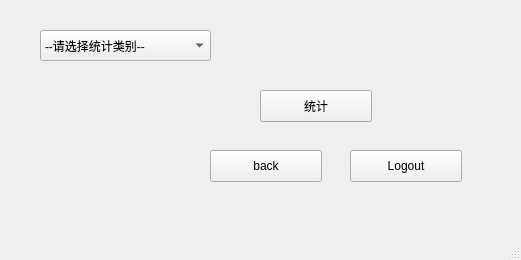
<?xml version="1.0" encoding="UTF-8"?>
<ui version="4.0">
 <class>MainWindow</class>
 <widget class="QMainWindow" name="MainWindow">
  <property name="geometry">
   <rect>
    <x>0</x>
    <y>0</y>
    <width>521</width>
    <height>260</height>
   </rect>
  </property>
  <property name="windowTitle">
   <string>MainWindow</string>
  </property>
  <widget class="QWidget" name="centralwidget">
   <widget class="QComboBox" name="comboBox">
    <property name="geometry">
     <rect>
      <x>40</x>
      <y>30</y>
      <width>171</width>
      <height>31</height>
     </rect>
    </property>
    <property name="focusPolicy">
     <enum>Qt::StrongFocus</enum>
    </property>
    <item>
     <property name="text">
      <string>--请选择统计类别--</string>
     </property>
    </item>
    <item>
     <property name="text">
      <string>按人员统计</string>
     </property>
    </item>
    <item>
     <property name="text">
      <string>按部门统计</string>
     </property>
    </item>
    <item>
     <property name="text">
      <string>按杂志名称统计</string>
     </property>
    </item>
    <item>
     <property name="text">
      <string>按杂志类别统计</string>
     </property>
    </item>
   </widget>
   <widget class="QPushButton" name="pushButton_logout">
    <property name="geometry">
     <rect>
      <x>350</x>
      <y>150</y>
      <width>112</width>
      <height>32</height>
     </rect>
    </property>
    <property name="focusPolicy">
     <enum>Qt::StrongFocus</enum>
    </property>
    <property name="text">
     <string>Logout</string>
    </property>
    <property name="icon">
     <iconset>
      <disabledoff>:/icon/log-out.png</disabledoff>
     </iconset>
    </property>
   </widget>
   <widget class="QPushButton" name="pushButton_statistic">
    <property name="geometry">
     <rect>
      <x>260</x>
      <y>90</y>
      <width>112</width>
      <height>32</height>
     </rect>
    </property>
    <property name="focusPolicy">
     <enum>Qt::WheelFocus</enum>
    </property>
    <property name="text">
     <string>统计</string>
    </property>
    <property name="icon">
     <iconset>
      <normalon>:/icon/tongji-2.png</normalon>
     </iconset>
    </property>
    <property name="shortcut">
     <string>Return</string>
    </property>
   </widget>
   <widget class="QPushButton" name="pushButton_back">
    <property name="geometry">
     <rect>
      <x>210</x>
      <y>150</y>
      <width>112</width>
      <height>32</height>
     </rect>
    </property>
    <property name="focusPolicy">
     <enum>Qt::StrongFocus</enum>
    </property>
    <property name="text">
     <string>back</string>
    </property>
    <property name="icon">
     <iconset>
      <disabledoff>:/icon/back.png</disabledoff>
     </iconset>
    </property>
   </widget>
  </widget>
  <widget class="QMenuBar" name="menubar">
   <property name="geometry">
    <rect>
     <x>0</x>
     <y>0</y>
     <width>521</width>
     <height>22</height>
    </rect>
   </property>
  </widget>
  <widget class="QStatusBar" name="statusbar"/>
 </widget>
 <resources>
  <include location="../resource/resource.qrc"/>
 </resources>
 <connections/>
</ui>
